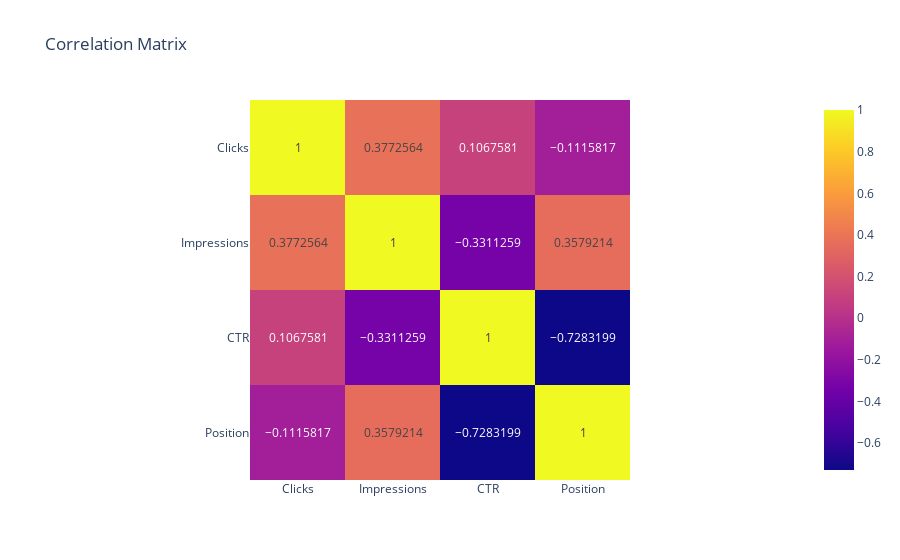

The code cell stored with this chart in its notebook:
### Code cell
# Correlation matrix visualization

correlation_matrix = queries_df[['Clicks', 'Impressions', 'CTR', 'Position']].corr()

fig_corr = px.imshow(correlation_matrix, text_auto=True, title = 'Correlation Matrix')
fig_corr.show()

### Figure 1 — Plotly figure (JSON) as saved in the notebook; plotly's stock layout.template omitted (floating-point values rounded to 4 significant figures)
{"data": [{"coloraxis": "coloraxis", "hovertemplate": "x: %{x}<br>y: %{y}<br>color: %{z}<extra></extra>", "name": "0", "texttemplate": "%{z}", "type": "heatmap", "x": ["Clicks", "Impressions", "CTR", "Position"], "xaxis": "x", "y": ["Clicks", "Impressions", "CTR", "Position"], "yaxis": "y", "z": [[1, 0.3773, 0.1068, -0.1116], [0.3773, 1, -0.3311, 0.3579], [0.1068, -0.3311, 1, -0.7283], [-0.1116, 0.3579, -0.7283, 1]]}], "layout": {"coloraxis": {"colorscale": [[0, "#0d0887"], [0.1111, "#46039f"], [0.2222, "#7201a8"], [0.3333, "#9c179e"], [0.4444, "#bd3786"], [0.5556, "#d8576b"], [0.6667, "#ed7953"], [0.7778, "#fb9f3a"], [0.8889, "#fdca26"], [1, "#f0f921"]]}, "title": {"text": "Correlation Matrix"}, "xaxis": {"anchor": "y", "constrain": "domain", "domain": [0, 1], "scaleanchor": "y"}, "yaxis": {"anchor": "x", "autorange": "reversed", "constrain": "domain", "domain": [0, 1]}}}
